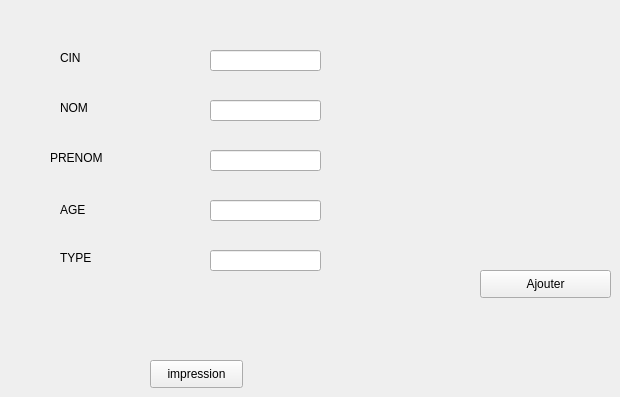
          <widget class="QWidget" name="tab_13">
           <attribute name="title">
            <string>Ajouter un employé</string>
           </attribute>
           <widget class="QLabel" name="label_2">
            <property name="geometry">
             <rect>
              <x>60</x>
              <y>50</y>
              <width>56</width>
              <height>16</height>
             </rect>
            </property>
            <property name="text">
             <string>CIN</string>
            </property>
           </widget>
           <widget class="QLabel" name="label_4">
            <property name="geometry">
             <rect>
              <x>60</x>
              <y>100</y>
              <width>56</width>
              <height>16</height>
             </rect>
            </property>
            <property name="text">
             <string>NOM</string>
            </property>
           </widget>
           <widget class="QLabel" name="label_5">
            <property name="geometry">
             <rect>
              <x>50</x>
              <y>150</y>
              <width>81</width>
              <height>16</height>
             </rect>
            </property>
            <property name="text">
             <string>PRENOM</string>
            </property>
           </widget>
           <widget class="QLabel" name="label_6">
            <property name="geometry">
             <rect>
              <x>60</x>
              <y>200</y>
              <width>71</width>
              <height>20</height>
             </rect>
            </property>
            <property name="text">
             <string>AGE</string>
            </property>
           </widget>
           <widget class="QLineEdit" name="le_cin">
            <property name="geometry">
             <rect>
              <x>210</x>
              <y>50</y>
              <width>111</width>
              <height>21</height>
             </rect>
            </property>
           </widget>
           <widget class="QLineEdit" name="le_nom_3">
            <property name="geometry">
             <rect>
              <x>210</x>
              <y>100</y>
              <width>111</width>
              <height>21</height>
             </rect>
            </property>
           </widget>
           <widget class="QLineEdit" name="le_prenom">
            <property name="geometry">
             <rect>
              <x>210</x>
              <y>150</y>
              <width>111</width>
              <height>21</height>
             </rect>
            </property>
           </widget>
           <widget class="QLineEdit" name="le_age">
            <property name="geometry">
             <rect>
              <x>210</x>
              <y>200</y>
              <width>111</width>
              <height>21</height>
             </rect>
            </property>
           </widget>
           <widget class="QLineEdit" name="le_type">
            <property name="geometry">
             <rect>
              <x>210</x>
              <y>250</y>
              <width>111</width>
              <height>21</height>
             </rect>
            </property>
           </widget>
           <widget class="QLabel" name="label_7">
            <property name="geometry">
             <rect>
              <x>60</x>
              <y>250</y>
              <width>56</width>
              <height>16</height>
             </rect>
            </property>
            <property name="text">
             <string>TYPE</string>
            </property>
           </widget>
           <widget class="QPushButton" name="pb_ajouter_2">
            <property name="geometry">
             <rect>
              <x>480</x>
              <y>270</y>
              <width>131</width>
              <height>28</height>
             </rect>
            </property>
            <property name="text">
             <string>Ajouter</string>
            </property>
           </widget>
           <widget class="QPushButton" name="pb_imp">
            <property name="geometry">
             <rect>
              <x>150</x>
              <y>360</y>
              <width>93</width>
              <height>28</height>
             </rect>
            </property>
            <property name="text">
             <string>impression</string>
            </property>
           </widget>
          </widget>
